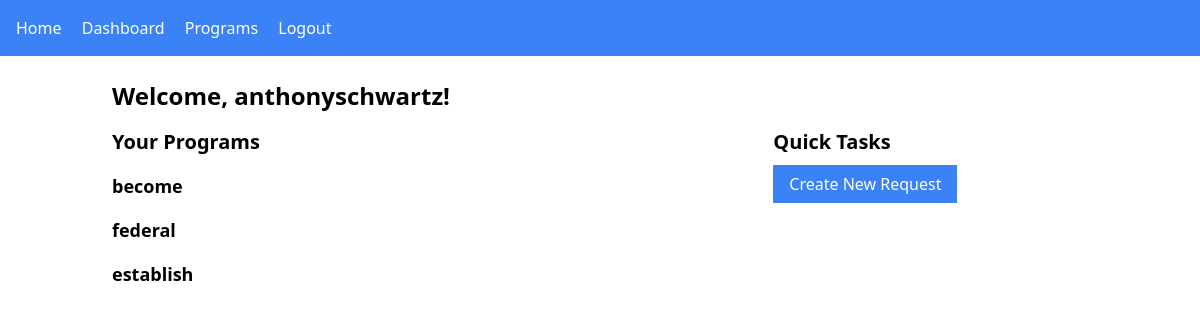
The page /dashboard/ (signed in) on the database its author committed.
### requests_app/models.py (models this page shows, shortened)
class Program(models.Model):
    name = models.CharField(max_length=255)
    description = models.TextField(null=True, blank=True)

### requests_app/views.py (the view, shortened to what this page needs)
# urls.py: path('dashboard/', views.DashboardView.as_view(), name='dashboard'),
class DashboardView(LoginRequiredMixin, ListView):
    model = Program
    template_name = "dashboard.html"
    context_object_name = "programs"
    def get_queryset(self):
        return Program.objects.filter(member__user=self.request.user).distinct()
    def get_context_data(self, **kwargs):
        context = super().get_context_data(**kwargs)
        return context

### requests_app/templates/dashboard.html (shortened to what this page needs)
{% extends 'base.html' %}
{% block content %}
    <h1 class="text-2xl font-bold mb-4">Welcome, {{ user.username }}!</h1>
    <div class="flex">
        <div class="w-2/3 mr-8">
            {% if programs|length == 1 %}
                <h2 class="text-xl font-bold mb-4">Your Program</h2>
                {% with program=programs.0 %}
                    <h3 class="text-lg font-bold">{{ program.name }}</h3>
                    <ul>
                        {% for request in program.request_set.all %}
                            <li>
                                {{ request.title }} - {{ request.status }}
                            </li>
                        {% endfor %}
                    </ul>
                {% endwith %}
            {% else %}
                <h2 class="text-xl font-bold mb-4">Your Programs</h2>
                <ul>
                    {% for program in programs %}
                        <li class="mb-4">
                            <h3 class="text-lg font-bold">{{ program.name }}</h3>
                        </li>
                    {% endfor %}
                </ul>
            {% endif %}
        </div>
        <div class="w-1/3">
            <h2 class="text-xl font-bold mb-4">Quick Tasks</h2>
            <a href="{% url 'request_create' %}" class="bg-blue-500 text-white px-4 py-2">Create New Request</a>
        </div>
    </div>
{% endblock %}

### rows shown on the page
Program: name "become"
Program: name "federal"
Program: name "establish"

### other values the page prints
{{ user.username }} "anthonyschwartz"
